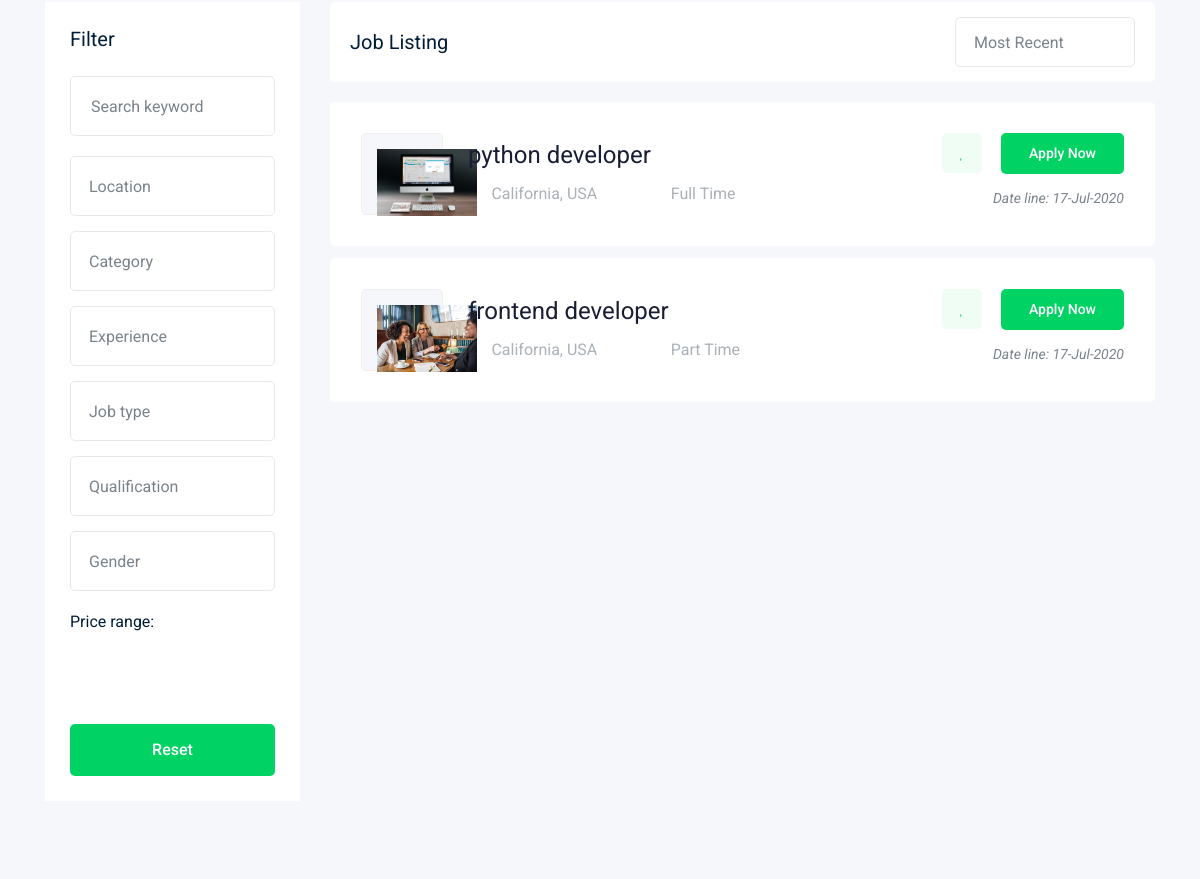
The app's page /jobs/ (middle part), older data.
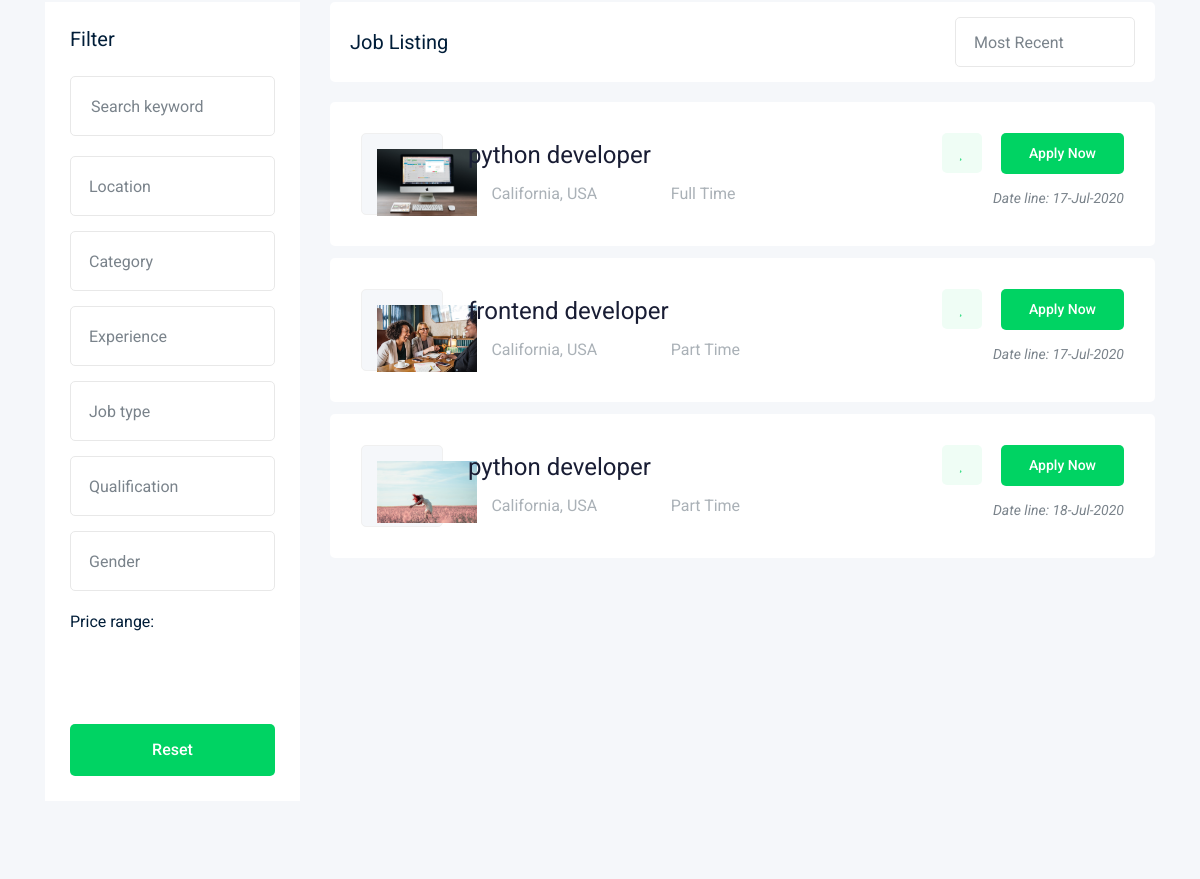
The same page, newer data.
### job/models.py (models this page shows, shortened)
class Job(models.Model):    # table
    owner = models.ForeignKey(
        User, related_name='job_owner', on_delete=models.CASCADE)
    title = models.CharField(max_length=100)   # column
    job_type = models.CharField(max_length=100, choices=JOB_TYPE)
    description = models.TextField(max_length=1000)
    published_at = models.DateTimeField(auto_now=True)
    vacancy = models.IntegerField(default=1)   # jobs numbers
    salary = models.IntegerField(default=0)
    category = models.ForeignKey('Category', on_delete=models.CASCADE)
    experience = models.IntegerField(default=1)
    image = models.ImageField(upload_to=img_upload)
    slug = models.SlugField(blank=True, null=True)

### job/views.py (the view)
# urls.py: path('', views.job_list, name='job_list'),
def job_list(request):
    jobs = Job.objects.all()
    paginator = Paginator(jobs, 3)
    page_number = request.GET.get('page')
    page_obj = paginator.get_page(page_number)
    context = {
        'jobs': page_obj
    }
    return render(request, 'job/job_list.html', context)

### job/templates/job/job_list.html (shortened to what this page needs)
{% extends 'base.html' %}
{% block body %}
<div class="job_listing_area plus_padding">
    <div class="container">
        <div class="row">
            <div class="col-lg-3">
                <div class="job_filter white-bg">
                    <div class="form_inner white-bg">
                        <h3>Filter</h3>
                        <form action="#">
                            <div class="row">
                                <div class="col-lg-12">
                                    <div class="single_field">
                                        <input type="text" placeholder="Search keyword">
                                    </div>
                                </div>
                                <div class="col-lg-12">
                                </div>
                                <div class="col-lg-12">
                                </div>
                                <div class="col-lg-12">
                                </div>
                                <div class="col-lg-12">
                                </div>
                                <div class="col-lg-12">
                                </div>
                                <div class="col-lg-12">
                                </div>
                            </div>
                        </form>
                    </div>
                    <div class="range_wrap">
                        <label for="amount">Price range:</label>
                        <p>
                            <input type="text" id="amount" readonly
                                style="border:0; color:#7A838B; font-size: 14px; font-weight:400;">
                        </p>
                    </div>
                    <div class="reset_btn">
                        <button class="boxed-btn3 w-100" type="submit">Reset</button>
                    </div>
                </div>
            </div>
            <div class="col-lg-9">
                <div class="recent_joblist_wrap">
                    <div class="recent_joblist white-bg ">
                        <div class="row align-items-center">
                            <div class="col-md-6">
                                <h4>Job Listing</h4>
                            </div>
                            <div class="col-md-6">
                                <div class="serch_cat d-flex justify-content-end">
                                </div>
                            </div>
                        </div>
                    </div>
                </div>
                <div class="job_lists m-0">
                    <div class="row">
                        {% for job in jobs  %}
                        <div class="col-lg-12 col-md-12">
                            <div class="single_jobs white-bg d-flex justify-content-between">
                                <div class="jobs_left d-flex align-items-center">
                                    <div class="thumb">
                                        <img src="{{job.image.url}}" width="100px" alt="">
                                    </div>
                                    <div class="jobs_conetent">
                                        <a href="{% url 'jobs:job_details' job.pk %}">
                                            <h4>{{job.title}}</h4>
                                        </a>
                                        <div class="links_locat d-flex align-items-center">
                                            <div class="location">
                                                <p> <i class="fa fa-map-marker"></i> California, USA</p>
                                            </div>
                                            <div class="location">
                                                <p> <i class="fa fa-clock-o"></i> {{job.job_type}}</p>
                                            </div>
                                        </div>
                                    </div>
                                </div>
                                <div class="jobs_right">
                                    <div class="apply_now">
                                        <a class="heart_mark" href="#"> <i class="fa fa-heart"></i> </a>
                                        <a href="{% url 'jobs:job_details' job.pk %}" class="boxed-btn3">Apply Now</a>
                                    </div>
                                    <div class="date">
                                        <p>Date line: {{job.published_at|date:'d-M-o'}}</p>
                                    </div>
                                </div>
                            </div>
                        </div>
                        {% endfor %}
                    </div>
                </div>
            </div>
        </div>
    </div>
</div>
{% endblock body %}

### templates/base.html (shortened to what this page needs)
{% load static %}
<!doctype html>
<html class="no-js" lang="zxx">
<head>
    <link rel="stylesheet" href="{% static 'css/bootstrap.min.css' %}">
    <link rel="stylesheet" href="{% static 'css/owl.carousel.min.css' %}">
    <link rel="stylesheet" href="{% static 'css/magnific-popup.css' %}">
    <link rel="stylesheet" href="{% static 'css/font-awesome.min.css' %}">
    <link rel="stylesheet" href="{% static 'css/themify-icons.css' %}">
    <link rel="stylesheet" href="{% static 'css/nice-select.css' %}">
    <link rel="stylesheet" href="{% static 'css/flaticon.css' %}">
    <link rel="stylesheet" href="{% static 'css/jquery-ui.css' %}">
    <link rel="stylesheet" href="{% static 'css/gijgo.css' %}">
    <link rel="stylesheet" href="{% static 'css/animate.min.css' %}">
    <link rel="stylesheet" href="{% static 'css/slicknav.css' %}">
    <link rel="stylesheet" href="{% static 'css/style.css' %}">
</head>
<body>
    {% block body  %}
    {% endblock body  %}
</body>
</html>

Row changes from the older to the newer data that the page shows:
added Job: image (picture), title "python developer", job_type "Part Time", published_at "18-Jul-2020"
